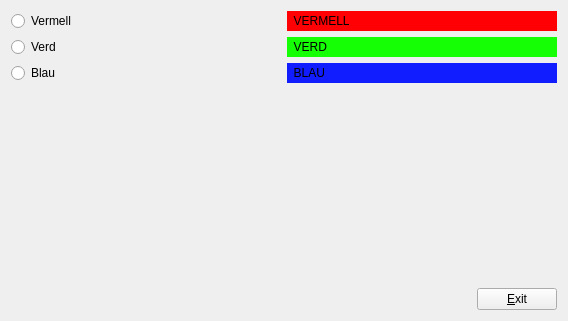
<?xml version="1.0" encoding="UTF-8"?>
<ui version="4.0">
 <class>Form</class>
 <widget class="QWidget" name="Form">
  <property name="geometry">
   <rect>
    <x>0</x>
    <y>0</y>
    <width>568</width>
    <height>321</height>
   </rect>
  </property>
  <property name="windowTitle">
   <string>Form</string>
  </property>
  <layout class="QVBoxLayout" name="verticalLayout">
   <item>
    <layout class="QHBoxLayout" name="horizontalLayout">
     <item>
      <widget class="QRadioButton" name="radioButton">
       <property name="text">
        <string>Vermell</string>
       </property>
      </widget>
     </item>
     <item>
      <widget class="QLabel" name="label">
       <property name="autoFillBackground">
        <bool>false</bool>
       </property>
       <property name="styleSheet">
        <string notr="true">background-color: rgb(255, 0, 4);</string>
       </property>
       <property name="text">
        <string>  VERMELL</string>
       </property>
       <property name="textFormat">
        <enum>Qt::AutoText</enum>
       </property>
      </widget>
     </item>
    </layout>
   </item>
   <item>
    <layout class="QHBoxLayout" name="horizontalLayout_2">
     <item>
      <widget class="QRadioButton" name="radioButton_2">
       <property name="text">
        <string>Verd</string>
       </property>
      </widget>
     </item>
     <item>
      <widget class="QLabel" name="label_2">
       <property name="styleSheet">
        <string notr="true">background-color: rgb(21, 255, 5);</string>
       </property>
       <property name="text">
        <string>  VERD</string>
       </property>
      </widget>
     </item>
    </layout>
   </item>
   <item>
    <layout class="QHBoxLayout" name="horizontalLayout_3">
     <item>
      <widget class="QRadioButton" name="radioButton_3">
       <property name="text">
        <string>Blau</string>
       </property>
      </widget>
     </item>
     <item>
      <widget class="QLabel" name="label_3">
       <property name="styleSheet">
        <string notr="true">background-color: rgb(17, 29, 255);</string>
       </property>
       <property name="text">
        <string>  BLAU</string>
       </property>
      </widget>
     </item>
    </layout>
   </item>
   <item>
    <spacer name="verticalSpacer">
     <property name="orientation">
      <enum>Qt::Vertical</enum>
     </property>
     <property name="sizeHint" stdset="0">
      <size>
       <width>20</width>
       <height>219</height>
      </size>
     </property>
    </spacer>
   </item>
   <item>
    <layout class="QHBoxLayout" name="horizontalLayout_4">
     <item>
      <spacer name="horizontalSpacer">
       <property name="orientation">
        <enum>Qt::Horizontal</enum>
       </property>
       <property name="sizeHint" stdset="0">
        <size>
         <width>238</width>
         <height>20</height>
        </size>
       </property>
      </spacer>
     </item>
     <item>
      <widget class="QPushButton" name="pushButton">
       <property name="text">
        <string>&amp;Exit</string>
       </property>
      </widget>
     </item>
    </layout>
   </item>
  </layout>
 </widget>
 <resources/>
 <connections>
  <connection>
   <sender>pushButton</sender>
   <signal>clicked()</signal>
   <receiver>Form</receiver>
   <slot>close()</slot>
   <hints>
    <hint type="sourcelabel">
     <x>507</x>
     <y>313</y>
    </hint>
    <hint type="destinationlabel">
     <x>181</x>
     <y>143</y>
    </hint>
   </hints>
  </connection>
  <connection>
   <sender>radioButton_3</sender>
   <signal>clicked(bool)</signal>
   <receiver>radioButton_2</receiver>
   <slot>setDisabled(bool)</slot>
   <hints>
    <hint type="sourcelabel">
     <x>25</x>
     <y>81</y>
    </hint>
    <hint type="destinationlabel">
     <x>47</x>
     <y>52</y>
    </hint>
   </hints>
  </connection>
  <connection>
   <sender>radioButton_3</sender>
   <signal>clicked(bool)</signal>
   <receiver>radioButton</receiver>
   <slot>setDisabled(bool)</slot>
   <hints>
    <hint type="sourcelabel">
     <x>67</x>
     <y>76</y>
    </hint>
    <hint type="destinationlabel">
     <x>79</x>
     <y>16</y>
    </hint>
   </hints>
  </connection>
  <connection>
   <sender>radioButton_2</sender>
   <signal>clicked(bool)</signal>
   <receiver>radioButton</receiver>
   <slot>setDisabled(bool)</slot>
   <hints>
    <hint type="sourcelabel">
     <x>87</x>
     <y>49</y>
    </hint>
    <hint type="destinationlabel">
     <x>87</x>
     <y>15</y>
    </hint>
   </hints>
  </connection>
  <connection>
   <sender>radioButton_2</sender>
   <signal>clicked(bool)</signal>
   <receiver>radioButton_3</receiver>
   <slot>setDisabled(bool)</slot>
   <hints>
    <hint type="sourcelabel">
     <x>87</x>
     <y>48</y>
    </hint>
    <hint type="destinationlabel">
     <x>87</x>
     <y>83</y>
    </hint>
   </hints>
  </connection>
  <connection>
   <sender>radioButton</sender>
   <signal>clicked(bool)</signal>
   <receiver>radioButton_2</receiver>
   <slot>setDisabled(bool)</slot>
   <hints>
    <hint type="sourcelabel">
     <x>26</x>
     <y>19</y>
    </hint>
    <hint type="destinationlabel">
     <x>28</x>
     <y>43</y>
    </hint>
   </hints>
  </connection>
  <connection>
   <sender>radioButton</sender>
   <signal>clicked(bool)</signal>
   <receiver>radioButton_3</receiver>
   <slot>setDisabled(bool)</slot>
   <hints>
    <hint type="sourcelabel">
     <x>15</x>
     <y>22</y>
    </hint>
    <hint type="destinationlabel">
     <x>15</x>
     <y>71</y>
    </hint>
   </hints>
  </connection>
 </connections>
</ui>
